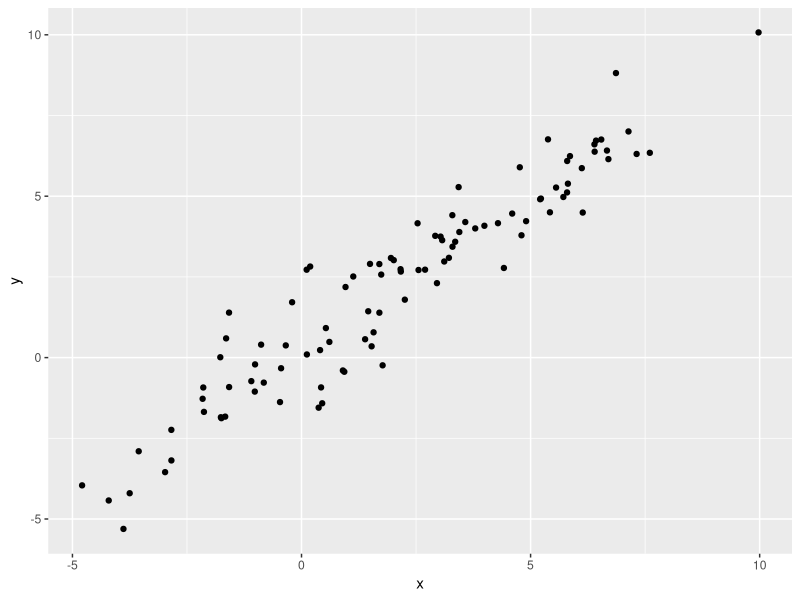

Here is the R script that generated this plot:
## ---- chunk 1
library(tidyverse)

plot_df = 
  tibble(
    x = rnorm(100, 2, 3),
    y = x + rnorm(100)
  )

plot_df |> 
  ggplot(aes(x=x, y=y)) +
  geom_point()
